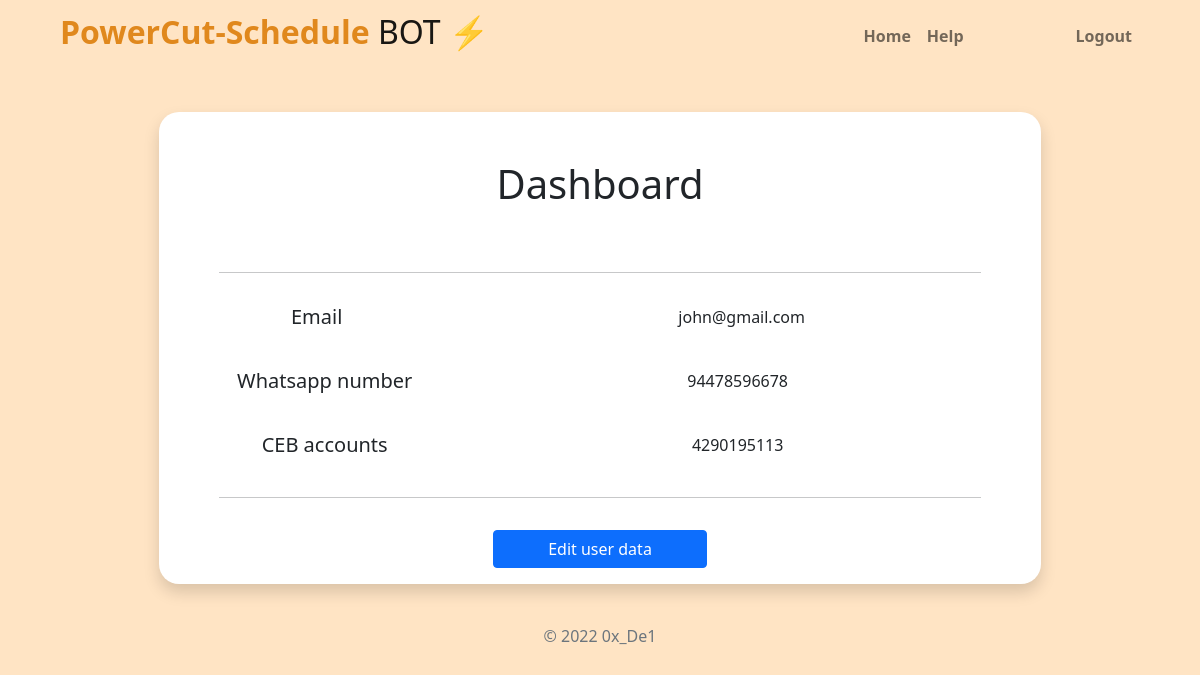
Page / (signed in) on the earlier database version.
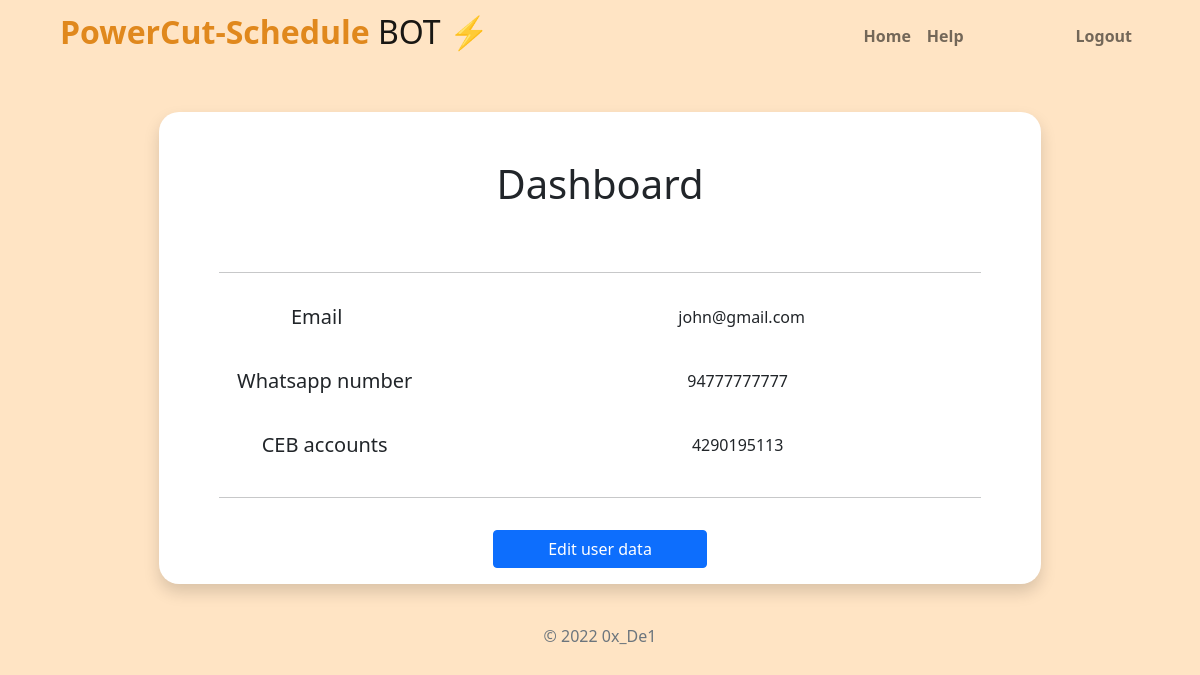
Same page on the later database version.
### tables this page shows
CREATE TABLE "users" (
	"id"	INTEGER NOT NULL UNIQUE,
	"phone"	TEXT NOT NULL UNIQUE,
	"email"	TEXT NOT NULL UNIQUE,
	"ceb_account"	TEXT NOT NULL,
	"hash"	REAL NOT NULL,
	PRIMARY KEY("id" AUTOINCREMENT)
);

### app.py (the view)
@app.route("/")
@login_required
def index():
    rows = db.execute("SELECT * FROM users WHERE id = ?", session["user_id"])
    return render_template(
        "index.html",
        email=rows[0]["email"],
        ceb=rows[0]["ceb_account"],
        phone=rows[0]["phone"],
    )

### app.py (called while the page is built)
@app.after_request
def after_request(response):
    response.headers["Cache-Control"] = "no-cache, no-store, must-revalidate"
    response.headers["Expires"] = 0
    response.headers["Pragma"] = "no-cache"
    return response

### helpers.py (called while the page is built)
def login_required(f):
    @wraps(f)
    def decorated_function(*args, **kwargs):
        if session.get("user_id") is None:
            return redirect("/login")
        return f(*args, **kwargs)
    return decorated_function

### templates/index.html (shortened to what this page needs)
{% extends "layout.html" %} {% block title %} Home {% endblock %} {% block main
%}
<div class="container border-5 shadow bg-body bg-warning w-75">
  <form action="/settings" method="get">
    <div class="display-6 p-5">Dashboard</div>
    <hr class="mx-5" />
    <div>
      <div class="d-flex justify-content-between p-3 row">
        <h5 class="col-4">Email</h5>
        <span class="col">{{email}}</span>
      </div>
      <div class="d-flex justify-content-between p-3">
        <h5 class="col-4">Whatsapp number</h5>
        <span class="col">{{phone}}</span>
      </div>
      <div class="d-flex justify-content-between p-3">
        <h5 class="col-4">CEB accounts</h5>
        <span class="col">{{ceb}}</span>
      </div>
    </div>
    <hr class="mx-5" />
    <div class="">
      <button type="submit" class="btn btn-primary w-25 m-3">
        Edit user data
      </button>
    </div>
  </form>
</div>
{% endblock %}

Differences in the rows shown:
changed users "john@gmail.com": phone "94478596678" → "94777777777"
